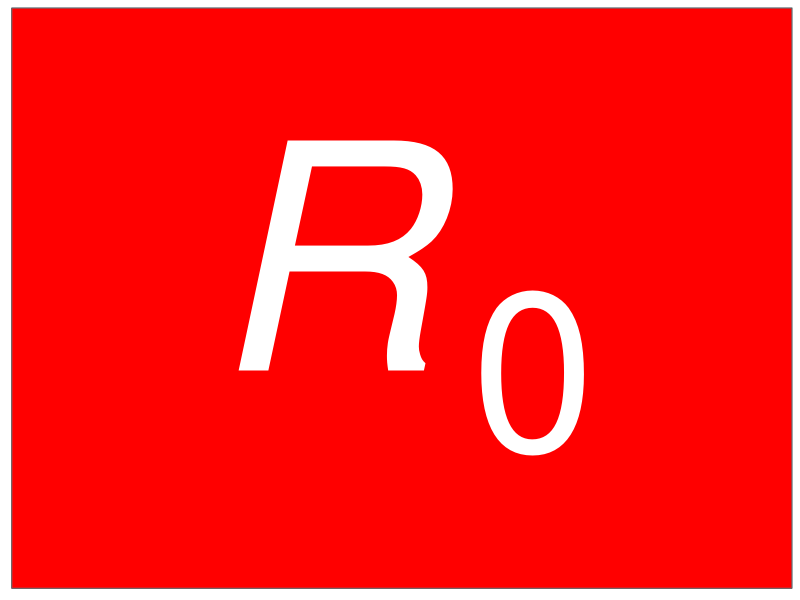

This figure's R source:
library(ggplot2)
temp <- paste("italic(R[0])")
p <- ggplot(NULL, aes(x = 1, y = 1)) + ylim(0.8, 1.2) +
  annotate("text", 1, 1, label = temp, color="white",
           size = 80, parse = TRUE) +
  theme_bw() +
  theme(panel.background = element_rect(fill = "red",
                                        colour = "lightblue"),
        panel.grid.major = element_blank(),
        panel.grid.minor = element_blank(),
        axis.title = element_blank(), axis.ticks = element_blank(),
        axis.text = element_blank())

ggsave("logo.png", width = 5, height = 5, dpi = 96)


